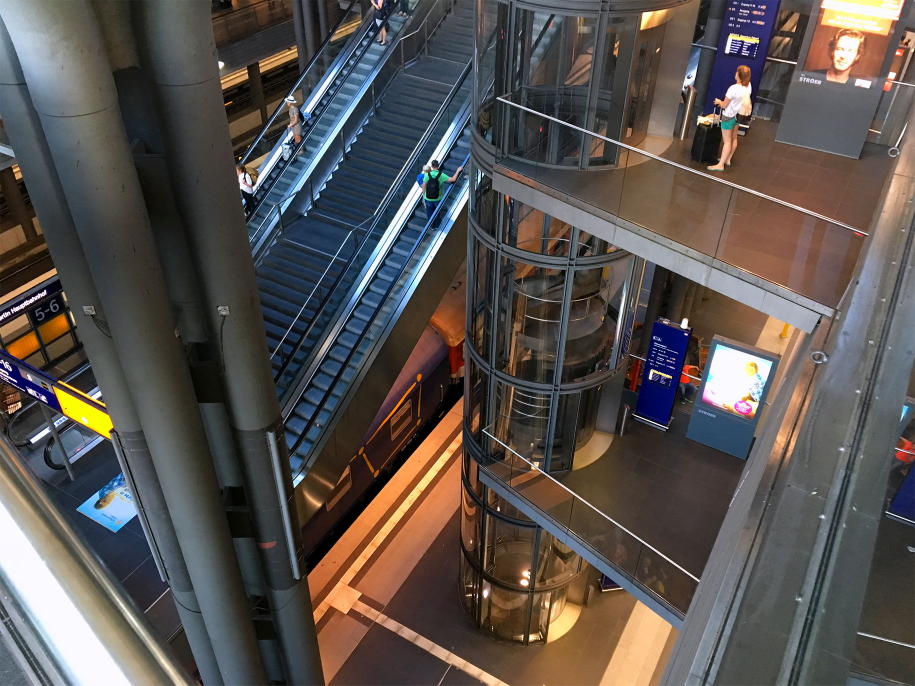
#> input picture Ex_Files_Python_EssT/Exercise Files/Chap12/berlin.jpg, 1830 x 1371 px (shown at 1/2 size)
$ python strip_recovery.py '../Ex_Files_Python_EssT/Exercise Files/Chap12/berlin.jpg' out
#> lines starting #> are read from the running program, lines starting #| are printed output that depends on the picture
#!/usr/bin/env python3
"""
Strip-by-Strip TIFF Recovery - FIXED VERSION
Attempts to extract individual strips from corrupted TIFFs
Now skips files that open normally and handles multiple compression types
"""

import os
import tifffile
import numpy as np
from PIL import Image
import zlib

def test_if_file_is_good(filepath):
    """Test if file opens normally - try both tifffile and PIL"""
    # First try tifffile (more forgiving)
    try:
        with tifffile.TiffFile(filepath) as tif:
            page = tif.pages[0]
            # Try to read the actual image data
            data = page.asarray()
            if data is not None and data.size > 0:
                return True
    except:
        pass

    # Fall back to PIL
    try:
        with Image.open(filepath) as img:
#> img is the input picture: PIL image 1830x1371 RGB; mean R, G, B 88.5, 82.3, 78.9
            img.load()  # Force full load
            return True
    except:
        pass

    return False

def recover_tiff_by_strips(filepath, output_dir):
    """
    Attempt to recover a TIFF by processing each strip individually.
    Create a partial image from whatever strips succeed.
    """

    filename = os.path.basename(filepath)
    print(f"\n{'='*70}")
    print(f"Processing: {filename}")
    print(f"{'='*70}")

    # First, check if file is actually good
    if test_if_file_is_good(filepath):
        print("✅ File opens normally with PIL - no recovery needed!")
        print("   This is a GOOD file, copying to output...")

        # Copy to output as-is
        try:
            with Image.open(filepath) as img:
                output_filename = f"good_{filename.replace('.tif', '.png').replace('.TIF', '.png')}"
                output_path = os.path.join(output_dir, output_filename)
                img.save(output_path, 'PNG')

                # Create thumbnail
                img.thumbnail((320, 240), Image.Resampling.LANCZOS)
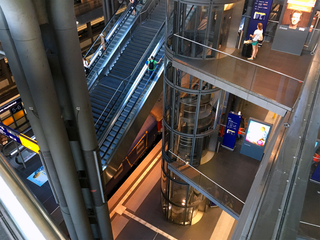
#> img: PIL image 320x240 RGB; mean R, G, B 88.6, 82.4, 79
                thumb_path = os.path.join(output_dir, f"thumb_{output_filename}")
                img.save(thumb_path, 'JPEG', quality=90)

                print(f"   Saved as: {output_filename}")

                return {
                    'filename': filename,
                    'status': 'good',
                    'strips_total': 0,
                    'strips_recovered': 0,
                    'rows_recovered': 0,
                    'rows_total': 0,
                    'output': output_filename
                }
        except Exception as e:
            print(f"   Warning: Could not copy - {e}")
            return None

    try:
        with tifffile.TiffFile(filepath) as tif:
            page = tif.pages[0]

            print(f"Image info:")
            print(f"  Dimensions: {page.shape}")
            print(f"  Compression: {page.compression}")
            print(f"  Strips: {len(page.dataoffsets) if hasattr(page, 'dataoffsets') else 'unknown'}")

            height, width = page.shape[:2]
            channels = page.shape[2] if len(page.shape) > 2 else 1

            # Create empty array for recovered image
            if channels > 1:
                recovered = np.zeros((height, width, channels), dtype=np.uint8)
            else:
                recovered = np.zeros((height, width), dtype=np.uint8)

            # Track which rows we successfully recovered
            recovered_rows = set()

            # Try to get strip information
            if not hasattr(page, 'dataoffsets'):
                print("  ❌ No strip information available")
                return None

            strip_offsets = page.dataoffsets
            strip_byte_counts = page.databytecounts
            rows_per_strip = page.tags.get('RowsPerStrip', page.tags.get(278))

            if rows_per_strip:
                rows_per_strip = rows_per_strip.value
            else:
                # Estimate
                rows_per_strip = height // len(strip_offsets)

            print(f"  Rows per strip: {rows_per_strip}")
            print(f"\nAttempting strip recovery...")

            with open(filepath, 'rb') as f:
                successful_strips = 0

                for strip_num in range(len(strip_offsets)):
                    strip_start_row = strip_num * rows_per_strip
                    strip_end_row = min(strip_start_row + rows_per_strip, height)

                    try:
                        # Read compressed strip data
                        f.seek(strip_offsets[strip_num])
                        compressed_data = f.read(strip_byte_counts[strip_num])

                        decompressed = None

                        # Try different compression types
                        if page.compression == 1:  # No compression
                            decompressed = compressed_data
                        elif page.compression == 5:  # LZW
                            print(f"  Strip {strip_num:2d}: ⚠️  LZW compression not supported")
                            continue
                        elif page.compression == 8:  # Deflate
                            try:
                                decompressed = zlib.decompress(compressed_data)
                            except zlib.error:
                                print(f"  Strip {strip_num:2d}: ✗ Decompress failed")
                                continue
                        else:
                            print(f"  Strip {strip_num:2d}: ⚠️  Unsupported compression: {page.compression}")
                            continue

                        if decompressed:
                            # Convert bytes to array
                            expected_size = (strip_end_row - strip_start_row) * width * channels

                            if len(decompressed) >= expected_size:
                                strip_array = np.frombuffer(decompressed[:expected_size], dtype=np.uint8)
                                strip_array = strip_array.reshape((strip_end_row - strip_start_row, width, channels) if channels > 1 else (strip_end_row - strip_start_row, width))

                                # Place in recovered image
                                if channels > 1:
                                    recovered[strip_start_row:strip_end_row, :, :] = strip_array
                                else:
                                    recovered[strip_start_row:strip_end_row, :] = strip_array

                                successful_strips += 1
                                for row in range(strip_start_row, strip_end_row):
                                    recovered_rows.add(row)

                                print(f"  Strip {strip_num:2d}: ✓ Rows {strip_start_row:4d}-{strip_end_row:4d}")

                    except Exception as e:
                        print(f"  Strip {strip_num:2d}: ✗ {type(e).__name__}")

                print(f"\n{'='*70}")
                print(f"Recovery Summary:")
                print(f"  Total strips: {len(strip_offsets)}")
                print(f"  Successful: {successful_strips}")
                print(f"  Failed: {len(strip_offsets) - successful_strips}")
                print(f"  Recovery rate: {successful_strips/len(strip_offsets)*100:.1f}%")
                print(f"  Rows recovered: {len(recovered_rows)}/{height} ({len(recovered_rows)/height*100:.1f}%)")

                if successful_strips > 0:
                    # Save recovered image
                    img = Image.fromarray(recovered)

                    output_filename = f"recovered_{filename.replace('.tif', '.png').replace('.TIF', '.png')}"
                    output_path = os.path.join(output_dir, output_filename)
                    img.save(output_path, 'PNG')

                    print(f"\n✅ Partial image saved: {output_filename}")
                    print(f"   {len(recovered_rows)} rows recovered out of {height}")

                    # Also create a thumbnail
                    img.thumbnail((320, 240), Image.Resampling.LANCZOS)
                    thumb_path = os.path.join(output_dir, f"thumb_{output_filename}")
                    img.save(thumb_path, 'JPEG', quality=90)
                    print(f"   Thumbnail: thumb_{output_filename}")

                    return {
                        'filename': filename,
                        'status': 'partial',
                        'strips_total': len(strip_offsets),
                        'strips_recovered': successful_strips,
                        'rows_recovered': len(recovered_rows),
                        'rows_total': height,
                        'output': output_filename
                    }
                else:
                    print(f"\n❌ No strips could be recovered")
                    return None

    except Exception as e:
        print(f"❌ Error opening file: {type(e).__name__}: {e}")
        return None


if __name__ == "__main__":
    import sys

    if len(sys.argv) < 2:
        print("Usage: python strip_recovery.py <tiff_file> [output_dir]")
        sys.exit(1)

    filepath = sys.argv[1]
    output_dir = sys.argv[2] if len(sys.argv) > 2 else "./recovered_strips"

    os.makedirs(output_dir, exist_ok=True)

    result = recover_tiff_by_strips(filepath, output_dir)

    if result:
        print(f"\n{'='*70}")
        print("SUCCESS!")
        print(f"{'='*70}")
    else:
        print(f"\n{'='*70}")
        print("No recovery possible")
        print(f"{'='*70}")
